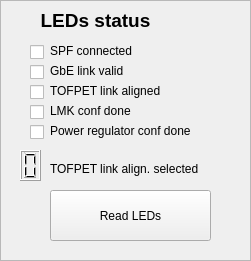
      <widget class="QFrame" name="frame_32">
       <property name="geometry">
        <rect>
         <x>20</x>
         <y>420</y>
         <width>251</width>
         <height>261</height>
        </rect>
       </property>
       <property name="frameShape">
        <enum>QFrame::StyledPanel</enum>
       </property>
       <property name="frameShadow">
        <enum>QFrame::Raised</enum>
       </property>
       <widget class="QCheckBox" name="checkBox_LED_6">
        <property name="geometry">
         <rect>
          <x>30</x>
          <y>60</y>
          <width>20</width>
          <height>25</height>
         </rect>
        </property>
        <property name="text">
         <string/>
        </property>
       </widget>
       <widget class="QCheckBox" name="checkBox_LED_7">
        <property name="geometry">
         <rect>
          <x>30</x>
          <y>40</y>
          <width>20</width>
          <height>25</height>
         </rect>
        </property>
        <property name="text">
         <string/>
        </property>
       </widget>
       <widget class="QCheckBox" name="checkBox_LED_4">
        <property name="geometry">
         <rect>
          <x>30</x>
          <y>100</y>
          <width>20</width>
          <height>25</height>
         </rect>
        </property>
        <property name="text">
         <string/>
        </property>
       </widget>
       <widget class="QCheckBox" name="checkBox_LED_5">
        <property name="geometry">
         <rect>
          <x>30</x>
          <y>80</y>
          <width>20</width>
          <height>25</height>
         </rect>
        </property>
        <property name="text">
         <string/>
        </property>
       </widget>
       <widget class="QCheckBox" name="checkBox_LED_3">
        <property name="geometry">
         <rect>
          <x>30</x>
          <y>120</y>
          <width>20</width>
          <height>25</height>
         </rect>
        </property>
        <property name="text">
         <string/>
        </property>
       </widget>
       <widget class="QLabel" name="label_162">
        <property name="geometry">
         <rect>
          <x>-10</x>
          <y>0</y>
          <width>211</width>
          <height>41</height>
         </rect>
        </property>
        <property name="font">
         <font>
          <pointsize>14</pointsize>
          <weight>75</weight>
          <bold>true</bold>
         </font>
        </property>
        <property name="text">
         <string>LEDs status</string>
        </property>
        <property name="alignment">
         <set>Qt::AlignCenter</set>
        </property>
       </widget>
       <widget class="QLabel" name="label_190">
        <property name="geometry">
         <rect>
          <x>50</x>
          <y>40</y>
          <width>121</width>
          <height>21</height>
         </rect>
        </property>
        <property name="text">
         <string>SPF connected</string>
        </property>
       </widget>
       <widget class="QLabel" name="label_191">
        <property name="geometry">
         <rect>
          <x>50</x>
          <y>60</y>
          <width>121</width>
          <height>21</height>
         </rect>
        </property>
        <property name="text">
         <string>GbE link valid</string>
        </property>
       </widget>
       <widget class="QLabel" name="label_192">
        <property name="geometry">
         <rect>
          <x>50</x>
          <y>80</y>
          <width>151</width>
          <height>21</height>
         </rect>
        </property>
        <property name="text">
         <string>TOFPET link aligned</string>
        </property>
       </widget>
       <widget class="QLabel" name="label_193">
        <property name="geometry">
         <rect>
          <x>50</x>
          <y>100</y>
          <width>151</width>
          <height>21</height>
         </rect>
        </property>
        <property name="text">
         <string>LMK conf done</string>
        </property>
       </widget>
       <widget class="QLabel" name="label_194">
        <property name="geometry">
         <rect>
          <x>50</x>
          <y>120</y>
          <width>191</width>
          <height>21</height>
         </rect>
        </property>
        <property name="text">
         <string>Power regulator conf done</string>
        </property>
       </widget>
       <widget class="QLabel" name="label_195">
        <property name="geometry">
         <rect>
          <x>50</x>
          <y>148</y>
          <width>191</width>
          <height>41</height>
         </rect>
        </property>
        <property name="text">
         <string>TOFPET link align. selected</string>
        </property>
       </widget>
       <widget class="QPushButton" name="pushButton_LEDs_read">
        <property name="geometry">
         <rect>
          <x>50</x>
          <y>190</y>
          <width>161</width>
          <height>51</height>
         </rect>
        </property>
        <property name="text">
         <string>Read LEDs</string>
        </property>
       </widget>
       <widget class="QLCDNumber" name="lcdNumber_LED_Link_Alignment">
        <property name="geometry">
         <rect>
          <x>20</x>
          <y>150</y>
          <width>21</width>
          <height>31</height>
         </rect>
        </property>
        <property name="font">
         <font>
          <weight>75</weight>
          <bold>true</bold>
         </font>
        </property>
        <property name="digitCount">
         <number>1</number>
        </property>
       </widget>
      </widget>
